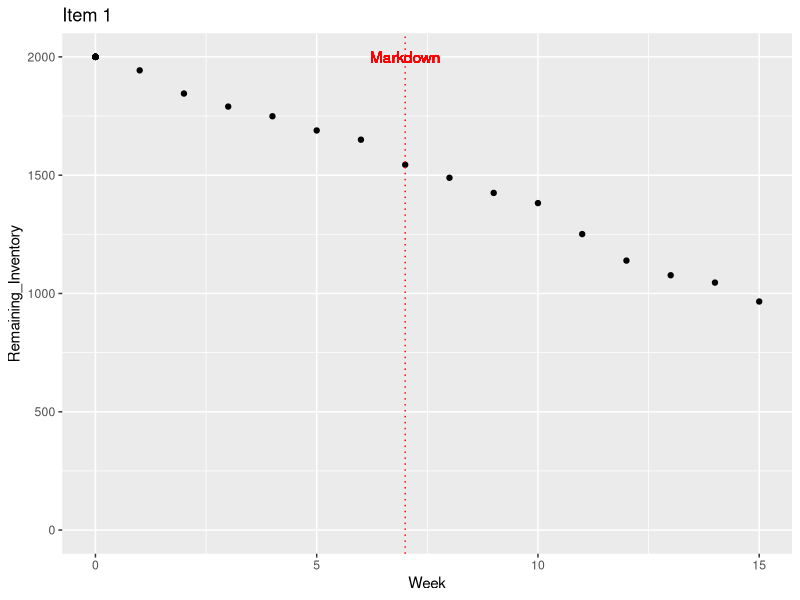
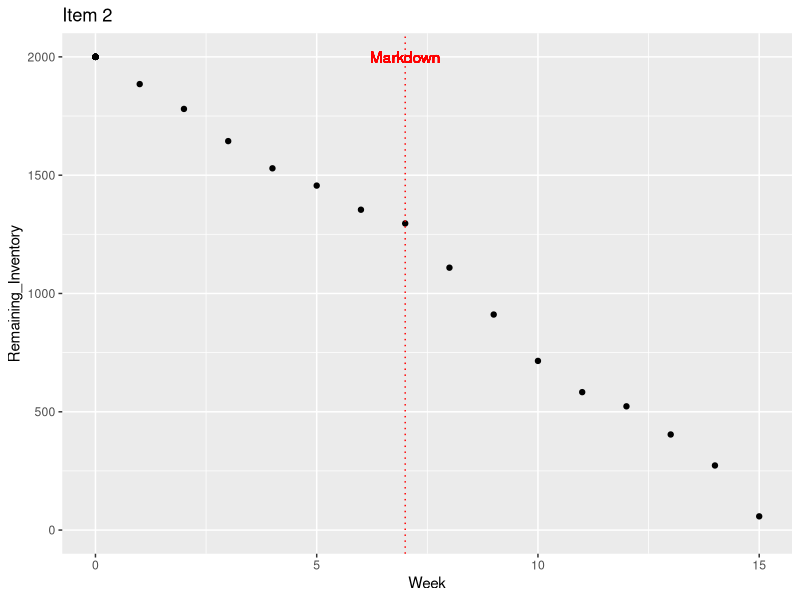
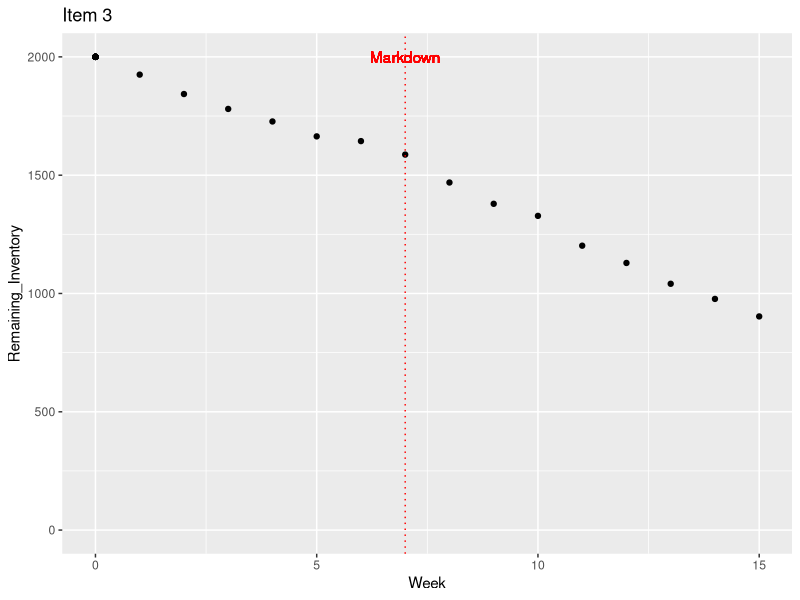
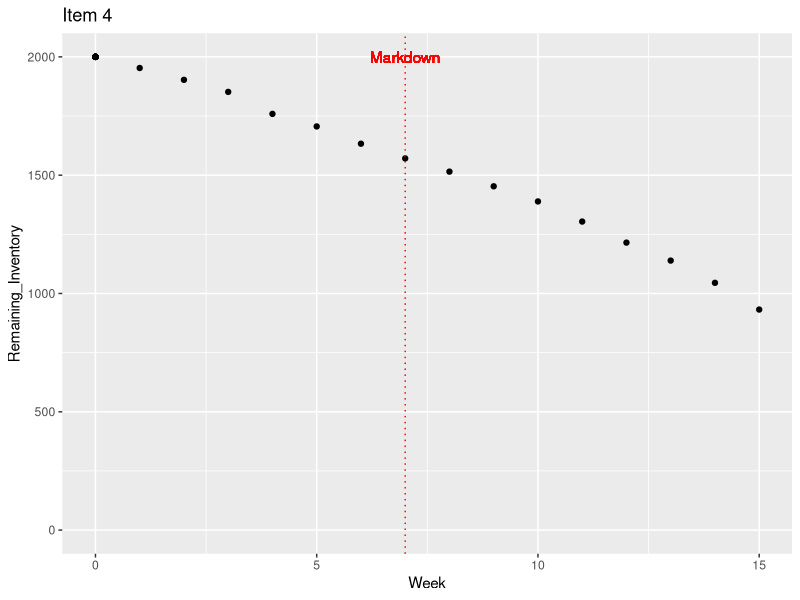
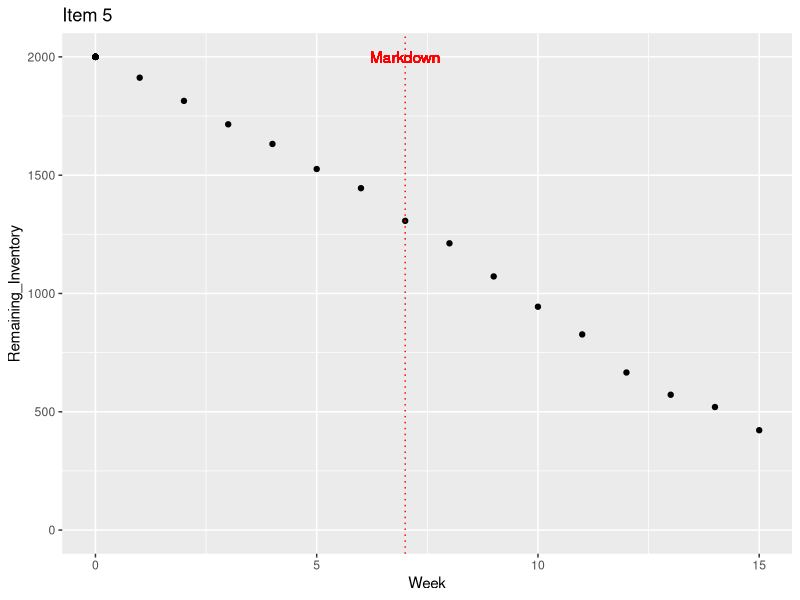
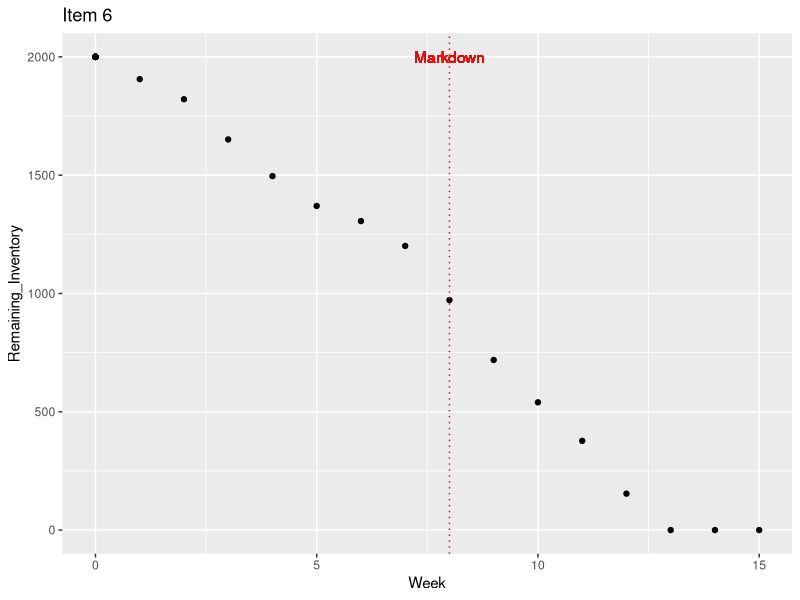
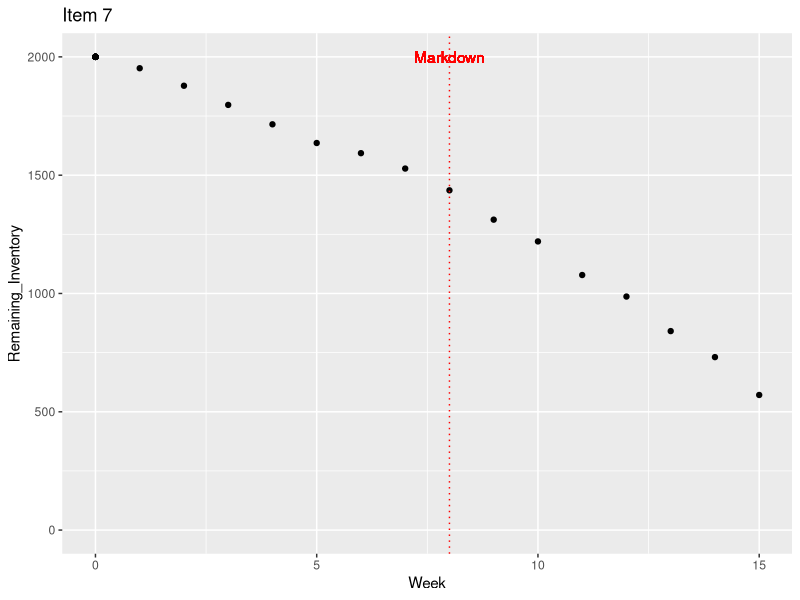
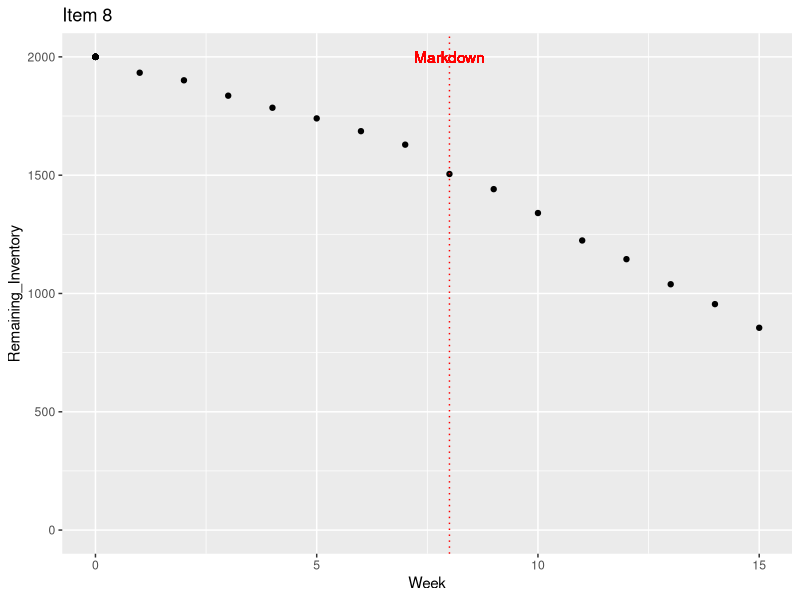

Here is the R script that generated these plots, in order:
## ---- chunk 1
knitr::opts_chunk$set(echo = TRUE)

library("readxl")
library(ggplot2)
## ---- chunk 2
sales <- read_excel("sales-data_clean.xlsx")
sales
## ---- chunk 3
sales['markdown'] <- NA
for (i in seq(1, nrow(sales), by=15)) {
  j = i+13
  for (k in i:j) {
    if (sales[k, 'Price'] != sales[k+1, 'Price']) {
      sales[k+1, 'markdown'] <- (60 - sales[k+1, 'Price'])/60*100
    }
  }
}
sales
## ---- chunk 4
plot_strategy <- function(data) {
  vlines <- c()
  for (row in 1:nrow(data)){
    if (!is.na(data$markdown[row])){
      vlines <- append(vlines, data$Week[row])
    }
  }
  p <- ggplot(data, aes(Week, Remaining_Inventory)) + geom_point() + 
    geom_point(aes(x=0, y=2000)) + xlim(0, 15) + ylim(0, 2000) + 
    ggtitle(paste("Item", data$Item[1])) + 
    geom_vline(xintercept = vlines, color="red", linetype = "dotted") +
    geom_text(aes(x=vlines, label="Markdown", y=2000), colour="red")
  p
}
## ---- chunk 5
for (i in seq(1, nrow(sales), by=15)) {
  j = i + 14
  print(plot_strategy(sales[i:j,]))
}
## ---- chunk 6
calculate_revenue <- function(data) {
  revenue = 0
  for(row in 1:nrow(data)){
    revenue = revenue + data$Price[row] * data$Sales[row]
  }
  return(revenue)
}
## ---- chunk 7
strategize <- function(data){
  for (row in 1:nrow(data)){
    if (!is.na(data$markdown[row])) {
      col <- c(data$Item[row], data$Week[row], data$markdown[row], 
               calculate_revenue(data), data$Remaining_Inventory[nrow(data)])
      strategy[nrow(strategy) + 1,] <- col
    }
  }
  return(strategy)
}
## ---- chunk 8
# add first row to remove later
item <- c(0)
week <- c(0)
markdown <- c(0)
revenue <- c(0)
remaining <- c(0)
strategy <- data.frame(item, week, markdown, revenue, remaining)

for (i in seq(1, nrow(sales), by=15)) {
  j = i + 14
  strategy <- strategize(sales[i:j,])
}

# remove first row
strategy = strategy[-1,]
rownames(strategy) <- 1:nrow(strategy)
strategy
## ---- chunk 9
strategy_ordered <- strategy[order(strategy$revenue, decreasing = TRUE),]
strategy_ordered
